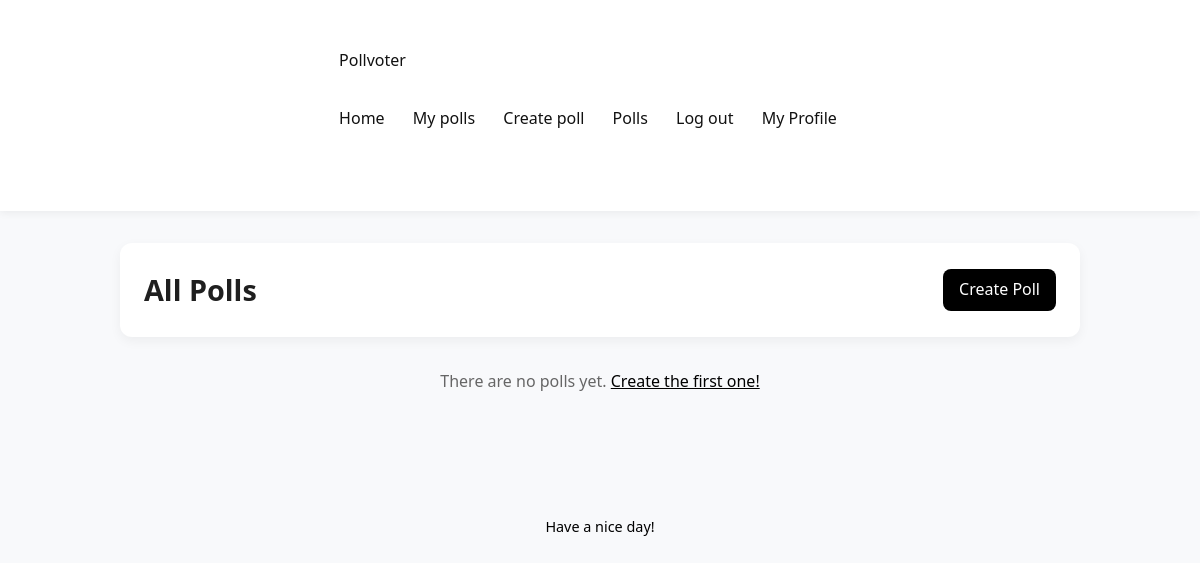
/polls (signed in), run on an earlier commit of the app's database.
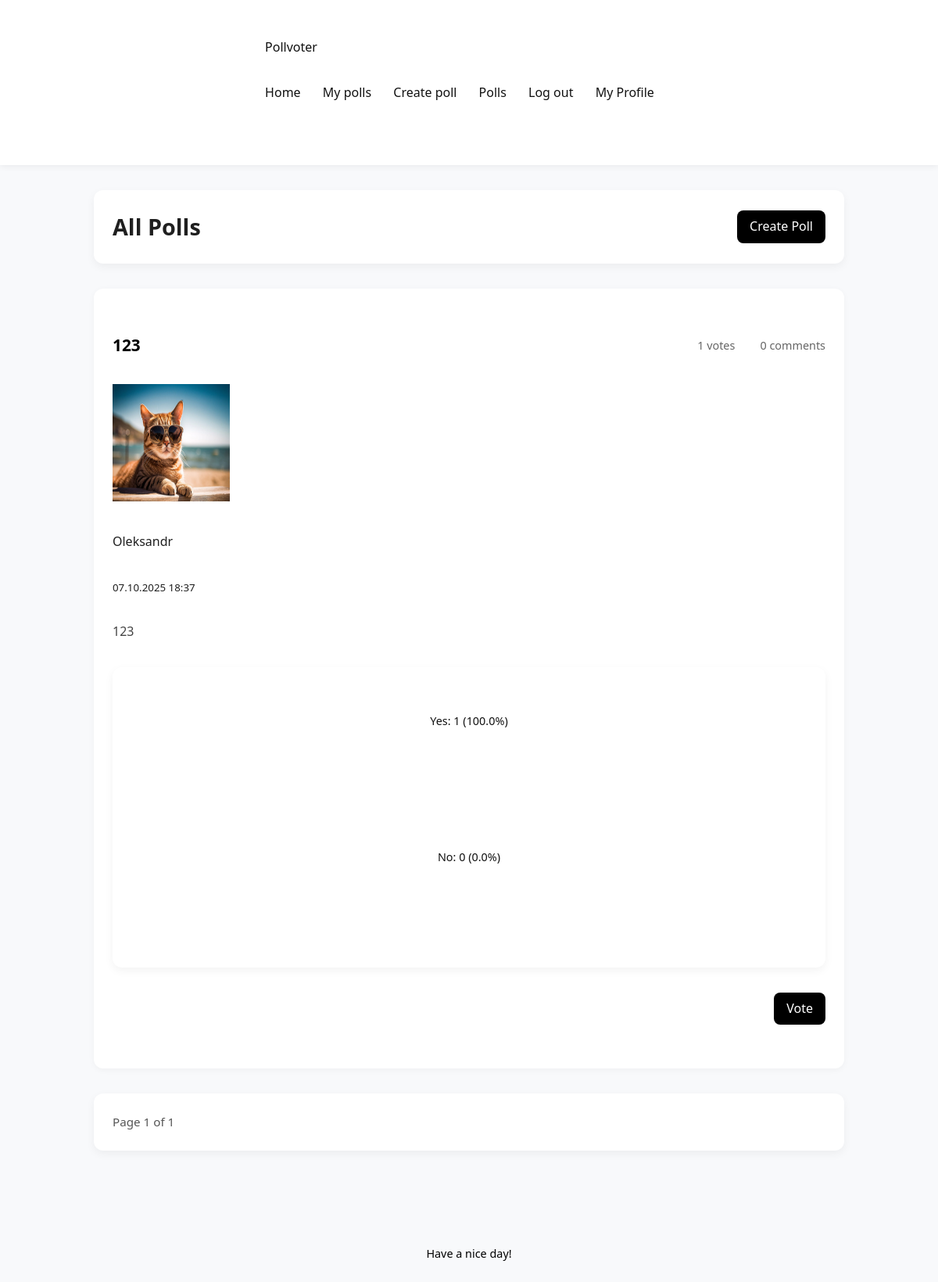
And on a later commit of the database.
### app/models.py (models this page shows, shortened)
class Poll(db.Model):
    __tablename__ = "poll"
    id = Column(Integer, primary_key=True)
    title = Column(Text, nullable=False)
    description = Column(Text)
    created_at = Column(DateTime, default=datetime.now)
    user_id = Column(Integer, ForeignKey("user.id"), nullable=False)
    votes = relationship("Vote", back_populates="poll", lazy=True, cascade="all, delete-orphan")
    comments = relationship("Comment", back_populates="poll", lazy=True, cascade="all, delete-orphan")
    author = relationship("User", back_populates="polls")
    def getvotecount(self):
        return Vote.query.filter_by(poll_id = self.id).count()
    def getyescount(self):
        return Vote.query.filter_by(poll_id = self.id, vote = True).count()
    def getnocount(self):
        return Vote.query.filter_by(poll_id = self.id, vote = False).count()
    def getyespercentage(self):
        total = self.getvotecount()
        if total == 0:
            return 0
        return (self.getyescount()/total)*100
    def getnopercentage(self):
        total = self.getvotecount()
        if total == 0:
            return 0
        return (self.getnocount()/total)*100

class User(UserMixin, db.Model):
    __tablename__ = "user"
    id = Column(Integer, primary_key=True)
    username = Column(Text, unique=True, nullable = False)
    created_at = Column(DateTime, default=datetime.now)
    full_name = Column(Text)
    bio = Column(Text)
    pfp = Column(Text)
    password_hash = Column(Text)
    polls = relationship("Poll", back_populates="author")
    votes = relationship("Vote", back_populates="user")
    comments = relationship("Comment", back_populates="author")
    def getpfp(self):
        if self.pfp:
            return f"/static/uploads/pfp/{self.pfp}"
        else:
            return f"/static/uploads/pfp/default.jpg"

### app/routes.py (the view)
@polls.route("/polls")
@login_required
def listpolls():
    page = request.args.get("page", 1, type=int)
    polls = Poll.query.order_by(Poll.created_at.desc()).paginate(page=page, per_page=2)
    return render_template("polls.html", polls = polls)

### app/__init__.py (called while the page is built)
def create_app():
    app = Flask(__name__)
    app.config['SECRET_KEY'] = 'your_secret_key'
    app.config['SQLALCHEMY_DATABASE_URI'] = 'sqlite:///pollvoter.db'
    app.config['SQLALCHEMY_TRACK_MODIFICATIONS'] = False
    app.config["UPLOAD_FOLDER"] = "static/uploads"
    app.config["PFP_FOLDER"] =  "app/static/uploads/pfp"
    db.init_app(app)
    login_manager.init_app(app)
    migrate.init_app(app, db)
    app.register_blueprint(auth)
    app.register_blueprint(main)
    app.register_blueprint(polls)
    @login_manager.user_loader
    def load_user(userid):
        return User.query.get(int(userid))
    return app

### app/templates/polls.html (shortened to what this page needs)
{% extends "base.html" %}
{% block content %}
<div class="polls-header">
    <h2>All Polls</h2>
    <a href="{{ url_for('polls.create_poll') }}" class="btn btn-primary">Create Poll</a>
</div>
{% if polls.items %}
    {% for poll in polls.items %}
    <div class="poll-card">
        <div class="poll-header">
            <h3><a href="{{ url_for('polls.poll_detail', poll_id=poll.id) }}">{{ poll.title }}</a></h3>
            <span class="poll-stats">
                 {{ poll.getvotecount() }} votes
                 {{ poll.comments|length }} comments
            </span>
        </div>
        <div class="poll-author">
            <div class="user-avatar"><img src="{{ current_user.getpfp() }}" alt="Profile Picture" width="150" height="150"></div>
            <div>
                <div class="author-name">{{ poll.author.full_name if poll.author.full_name else poll.author.username }}</div>
                <small class="poll-date">{{ poll.created_at.strftime('%d.%m.%Y %H:%M') }}</small>
            </div>
        </div>
        {% if poll.description %}
        <p class="poll-description">{{ poll.description }}</p>
        {% endif %}
        <div class="poll-preview">
            <div class="vote-preview">
                <div class="vote-option">
                    <span>Yes: {{ poll.getyescount() }} ({{ "%.1f"|format(poll.getyespercentage()) }}%)</span>
                    <div class="progress-bar">
                    </div>
                </div>
                <div class="vote-option">
                    <span>No: {{ poll.getnocount() }} ({{ "%.1f"|format(poll.getnopercentage()) }}%)</span>
                    <div class="progress-bar">
                    </div>
                </div>
            </div>
        </div>
        <div class="poll-actions">
            <a href="{{ url_for('polls.poll_detail', poll_id=poll.id) }}" class="btn btn-primary">Vote</a>
        </div>
    </div>
    {% endfor %}
    <div class="pagination">
        <span class="page-info">Page {{ polls.page }} of {{ polls.pages }}</span>
    </div>
{% else %}
    <div class="no-polls">
        <p>There are no polls yet. <a href="{{ url_for('polls.create_poll') }}">Create the first one!</a></p>
    </div>
{% endif %}
{% endblock %}

### app/templates/base.html (shortened to what this page needs)
<!DOCTYPE html>
<html lang="en">
<head>
    <link rel="stylesheet" href="{{url_for('static', filename='styles.css')}}">
</head>
<body>
    <nav>
        <div>
            <a href="{{url_for('main.home')}}">Pollvoter</a>
            <div>
                {%if current_user.is_authenticated%}
                <a href="{{url_for('main.home')}}">Home</a>
                <a href="{{url_for('polls.my_polls')}}">My polls</a>
                <a href="{{url_for('polls.create_poll')}}">Create poll</a>
                <a href="{{url_for('polls.listpolls')}}">Polls</a>
                <a href="{{url_for('auth.logout')}}">Log out</a>
                <a href="{{url_for('main.profile')}}">My Profile</a>
                {%else%}
                <a href="{{url_for('auth.login')}}">Login</a>
                <a href="{{url_for('auth.register')}}">Register</a>
                {%endif%}
            </div>
        </div>
    </nav>
    <div>
        {%block content%}{%endblock%}
    </div>
    <footer>
        <div>
            <p>Have a nice day!</p>
        </div>
    </footer>
</body>
</html>

### app/static/styles.css (style rules this page uses)
* { box-sizing: border-box; margin: 0; padding: 0; }
body { font-family: 'Segoe UI', Tahoma, Geneva, Verdana, sans-serif; background-color: #f8f9fb; color: #1f1f1f; line-height: 1.6; }
nav { background-color: #ffffff; box-shadow: 0 2px 8px rgba(0, 0, 0, 0.06); padding: 1rem 2rem; display: flex; justify-content: space-between; align-items: center; }
nav a { color: #111; text-decoration: none; margin-right: 1.5rem; font-weight: 500; transition: color 0.2s ease-in-out; }
div:not(nav):not(footer) { max-width: 960px; margin: 2rem auto; padding: 1.5rem; background-color: #ffffff; box-shadow: 0 4px 12px rgba(0, 0, 0, 0.05); border-radius: 12px; }
.polls-header { display: flex; justify-content: space-between; align-items: center; margin-bottom: 2rem; }
.polls-header h2 { font-size: 1.8rem; font-weight: 600; }
.btn { display: inline-block; padding: 0.5rem 1rem; background-color: #000; color: #fff; border: none; border-radius: 8px; text-decoration: none; font-weight: 500; transition: background-color 0.2s ease-in-out; }
.poll-card { background-color: #fafafa; border-radius: 12px; box-shadow: 0 2px 6px rgba(0, 0, 0, 0.04); padding: 1.5rem; margin-bottom: 1.5rem; transition: transform 0.2s ease-in-out; }
.poll-header { display: flex; justify-content: space-between; align-items: center; margin-bottom: 0.75rem; }
.poll-header h3 a { color: #000; text-decoration: none; font-size: 1.3rem; }
.poll-stats { font-size: 0.9rem; color: #666; display: flex; gap: 1rem; align-items: center; }
.poll-description { margin-bottom: 1rem; color: #444; }
.vote-preview { display: flex; flex-direction: column; gap: 0.8rem; margin-top: 1rem; }
.vote-option span { font-size: 0.9rem; font-weight: 500; color: #111; margin-bottom: 0.25rem; }
.progress-bar { height: 8px; background-color: #e0e0e0; border-radius: 6px; overflow: hidden; }
.poll-actions { margin-top: 1.5rem; display: flex; justify-content: flex-end; }
.pagination { display: flex; justify-content: space-between; align-items: center; margin-top: 2rem; font-size: 0.95rem; }
.page-info { color: #555; }
footer { text-align: center; padding: 1.5rem 0; color: #000000; font-size: 0.9rem; }
.poll-card { background-color: #ffffff; border-radius: 12px; box-shadow: 0 2px 8px rgba(0, 0, 0, 0.04); padding: 1.5rem; margin-bottom: 2rem; }
div:not(nav):not(footer):not(.poll-card):not(.vote-preview):not(.polls-header):not(.pagination) { background-color: transparent; box-shadow: none; padding: 0; }
.vote-preview { margin-top: 1rem; margin-bottom: 1rem; }
.poll-actions { margin-top: 1rem; display: flex; justify-content: flex-end; }
footer { margin-top: 4rem; }

What changed in the data, as far as the page shows it:
added Poll: title "123", getvotecount "1", comments|length "0", getpfp (picture), author "Oleksandr", created_at "07.10.2025 18:37", description "123", getyescount "1", getyespercentage "100.0", getnocount "0", getnopercentage "0.0"
Also different on the page:
{{ polls.page }}: (not shown) → "1"
{{ polls.pages }}: (not shown) → "1"
text no longer shown: "There are no polls yet. Create the first one!"
text now shown: "Page of"
